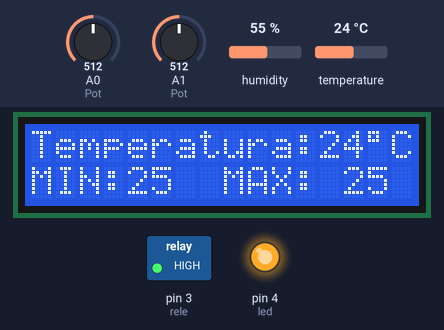
Recording of a sketch running on a simulated Arduino Uno, built with avr-gcc and run on an emulated ATmega328P. Parts: 16×2 character LCD, switched loads named in the sketch (green lamp = pin HIGH), output pins drawn as LEDs (lit = HIGH). Inputs (shaded band) come from the test bench; at power-on: temperature 24 °C, A0 (Pot) = 512, A1 (Pot) = 512, humidity 55 %. What the sketch prints to the serial monitor is not drawn.

Above: at 2.7 s.
2.8 s: temperature set to 27 °C
At 5.0 s:
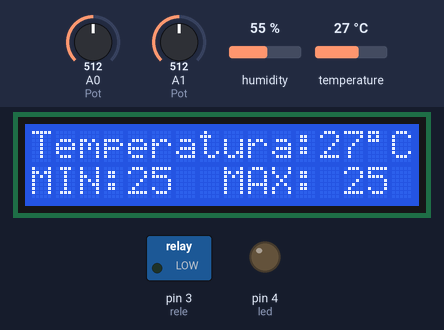
5.9 s: A0 (Pot) set to 716
At 7.5 s:
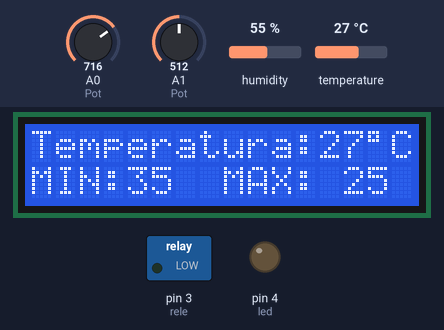
9.0 s: A1 (Pot) set to 526
At 11.3 s:
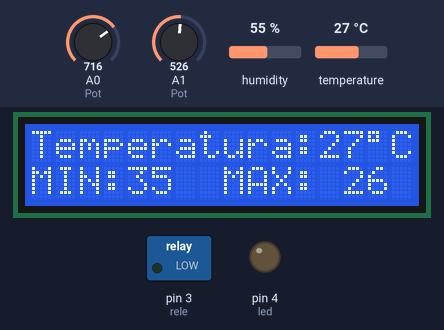
12.1 s: A1 (Pot) set to 551
At 13.8 s:
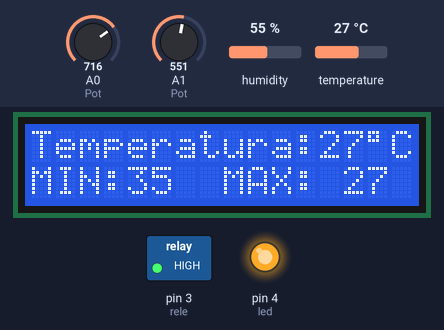
15.2 s: temperature set to 12 °C
At 17.6 s:
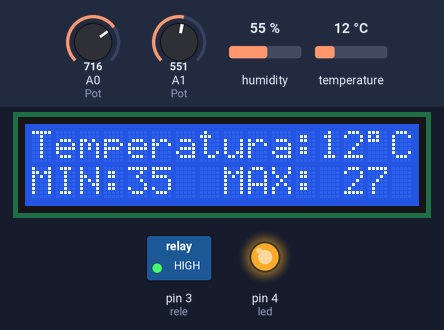
18.3 s: A0 (Pot) set to 992
At 20.1 s:
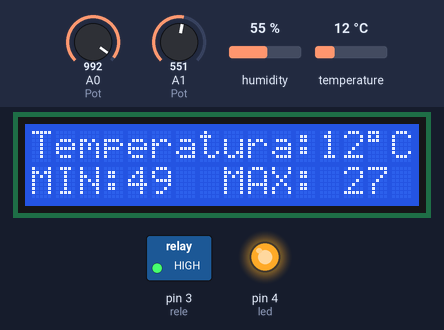
Timing chart, 0 to 21.6 s (numbered marks = the images above; inputs shaded):
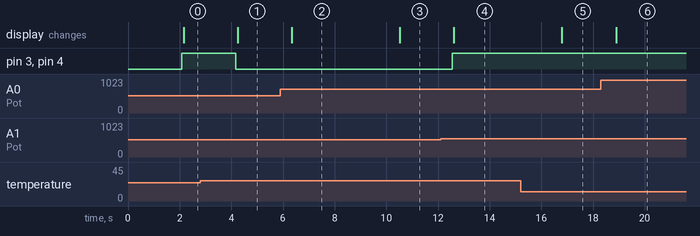

The sketch:

source_arduino.ino
```cpp
#include <LiquidCrystal.h>//Librería Liquid Crystal
#include "DHT.h"//Librería DHT11 de Adafruit
#define DHTPIN 2 //Pin de sensor de DHT11
#define DHTTYPE DHT11 //Tipod e sensor
const int rele=3, led=4; //Pin para relé | pin para led
long varPot, varPot2; //potenciómetros
DHT dht(DHTPIN, DHTTYPE);
LiquidCrystal lcd(7, 8, 9, 10, 11 , 12); //pines para LCD
void setup(){
  Serial.begin(9600);
  Serial.println("Prueba DHT11");
  pinMode(rele,OUTPUT);
  pinMode(led,OUTPUT);
  dht.begin();
  lcd.begin(16,2);//LCD 16x2
  lcd.setCursor(0,0);
  lcd.write("Espere....");
  }

void loop(){
  delay(2000);
  varPot = analogRead(A0);//Pot
  varPot2= analogRead(A1);//Pot
  varPot2=varPot2/20;//Se divide para 20 para tomar valores correctos
  varPot=varPot/20;
  float h = dht.readHumidity();
  float t = dht.readTemperature();
  if (isnan(h) || isnan(t)) {
    Serial.println("Esperando DHT11...");
    return;
  }

    if(t<=varPot2){
      //Activa relé y led
      digitalWrite(rele,HIGH);
      digitalWrite(led,HIGH);
    }
    else if(t>=varPot){
      //desactiva relé y led
      digitalWrite(rele,LOW);
      digitalWrite(led,LOW);
    }
  //Imprime la temperatura actual en la primera fila de LCD
  lcd.begin(16, 2);
  lcd.setCursor(0,0);
  lcd.write("Temperatura: ");
  lcd.setCursor(12,0);
  lcd.print(t);
  lcd.setCursor(14,0);
  lcd.write((char)223);
  lcd.setCursor(15,0);
  lcd.write("C");

  //Imprime los límites de temperatura en la segunda fila LCD
  lcd.setCursor(0,1);
  //lcd.write("Humedad: ");
  lcd.write("MIN: ");
  lcd.setCursor(4,1);
  //lcd.print(h);
  lcd.print(varPot);
  lcd.setCursor(8,1);
  lcd.print("MAX: ");
  lcd.print(varPot2);
  lcd.setCursor(14,1);
  //lcd.write("%");
}
```

Measured:
- the behaviour switches between 25 and 26 °C on temperature (found by bisection; images 0 and 1)
- the behaviour switches between 539 and 540 on A1 (Pot) (found by bisection; images 3 and 4)
- after the input at 2.8 s, pin 3 (rele), pin 4 (led): HIGH → LOW after 1.4 s; the display: changes after 1.4 s (image 1)
- after the input at 5.9 s, the display: changes after 0.44 s (image 2)
- after the input at 9.0 s, the display: changes after 1.5 s (image 3)
- after the input at 12.1 s, pin 3 (rele), pin 4 (led): LOW → HIGH after 0.45 s; the display: changes after 0.52 s (image 4)
- after the input at 15.2 s, the display: changes after 1.6 s (image 5)
- after the input at 18.3 s, the display: changes after 0.59 s (image 6)
